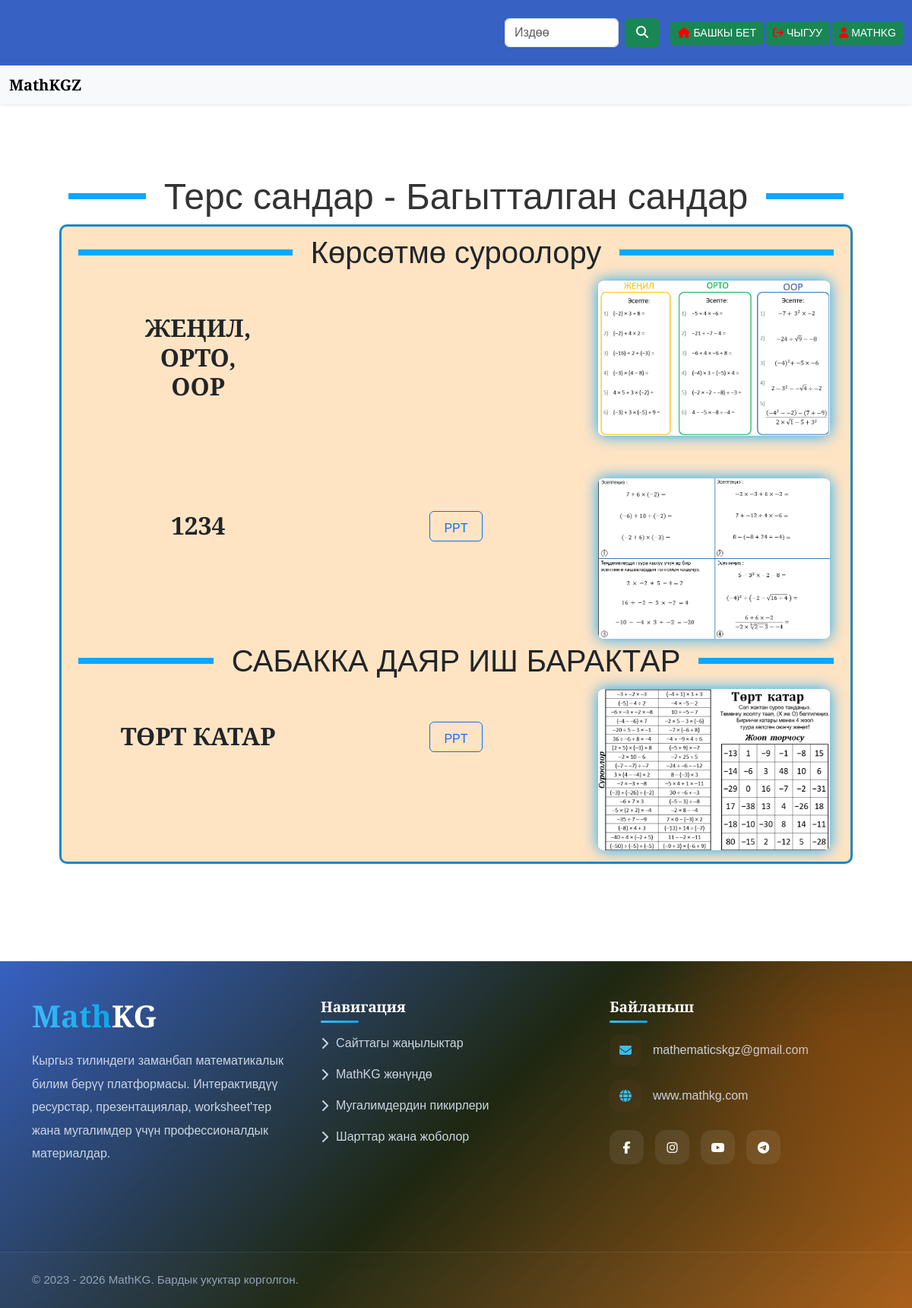
Page /directed_numbers/ (signed in) on the earlier database version.
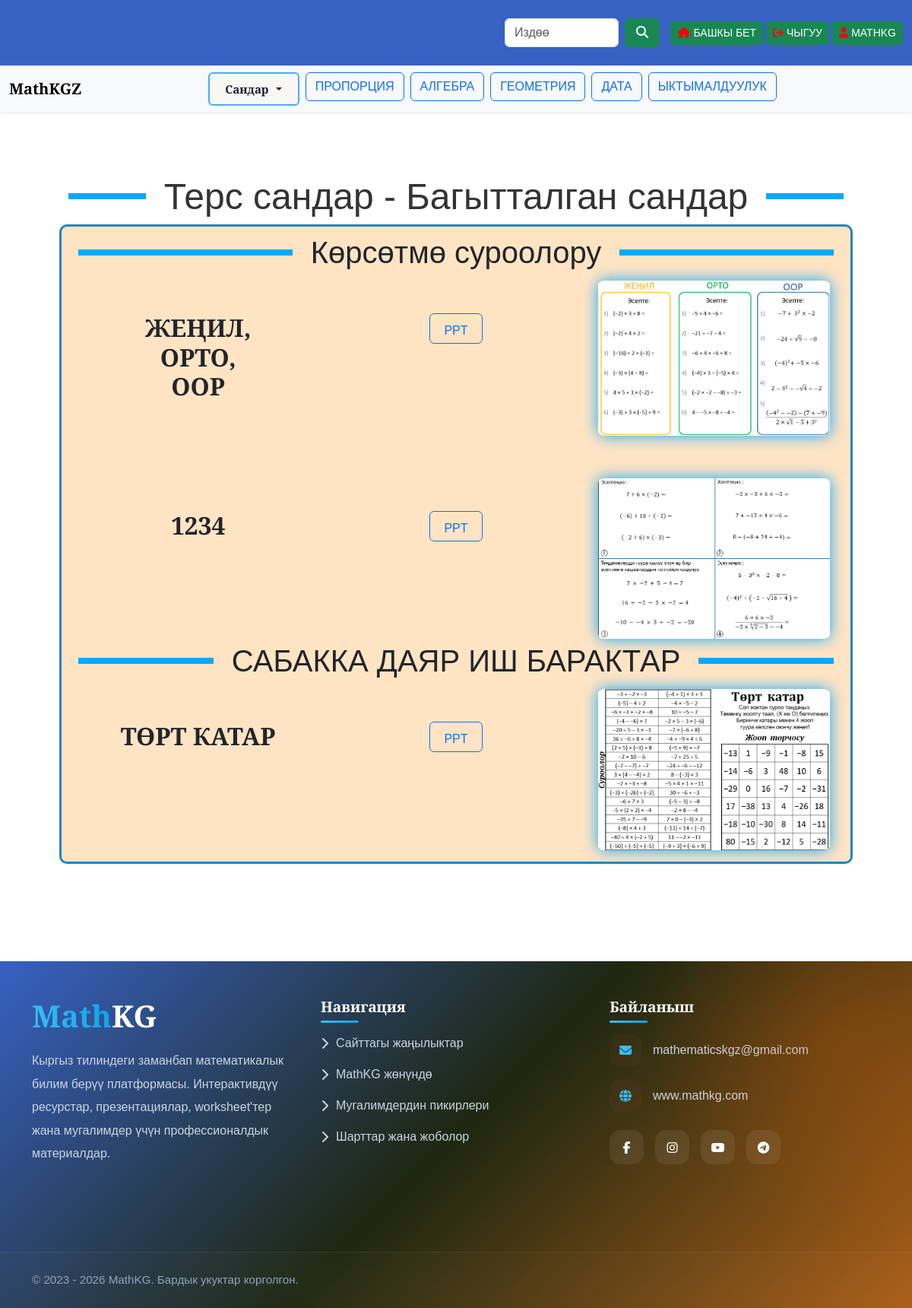
Same page on the later database version.
### apps/account/models.py (models this page shows, shortened)
class Account(AbstractBaseUser):
    email                   = models.EmailField(verbose_name="email", max_length=60, unique=True)
    username                = models.CharField(max_length=30, unique=True)
    date_joined             = models.DateTimeField(verbose_name='date joined', auto_now_add=True) #date joined
    last_login              = models.DateTimeField(verbose_name='last_login', auto_now=True)
    is_admin                = models.BooleanField(default=False)
    is_active               = models.BooleanField(default=False) #activation of user
    is_staff                = models.BooleanField(default=False)
    is_superuser            = models.BooleanField(default=False)
    subscription_end = models.DateField(null=True, blank=True)
    USERNAME_FIELD = 'email'
    REQUIRED_FIELDS = ['username',]  #'first_name' we can add a list
    objects = MyAccountManager()

### apps/resources/models.py (models this page shows, shortened)
class MenuItem(models.Model):
    title = models.CharField(max_length=200)
    parent = models.ForeignKey(
        'self',
        null=True,
        blank=True,
        on_delete=models.CASCADE,
        related_name='children'
    )
    url_name = models.CharField(
        max_length=200,
        blank=True,
        null=True
    )
    slug = models.SlugField(
    blank=True,
    null=True
    )
    order = models.PositiveIntegerField(default=0)
    class Meta:
        ordering = ['order']

### apps/resources/views/operations.py (the view)
# urls.py: path('directed_numbers/', directed_numbers_view, name='directed_numbers'),
def directed_numbers_view(request):
    return render(
        request,
        'resources/sandar/directed_numbers.html',
        {
            'res': get_active_resources(),
            'sections': DIRECTED_NUMBERS_SECTIONS,
        }
    )

### templates/resources/sandar/directed_numbers.html (shortened to what this page needs)
{% extends 'base/base.html' %}
{% load static %}
{% load custom_tags %}
{% block content %}
<div class="container d-flex flex-column justify-content-center align-items-center">
  <div class="position-relative p-5 text-center" style="margin-top: 10%;">
    <h1 style="font-size: 3rem; color: #333; text-align: center;">
      Терс сандар - Багытталган сандар
    </h1>
    <div class="row align-items-md-stretch custom_border" style="background-color: bisque;">
      <h1 >Көрсөтмө суроолору</h1>
      <div class="col-md-4">
        <div class="h-100 p-5  ">
          <h2 class="fw-bold text-uppercase">жеңил, орто,<br>оор</h2>
        </div>
      </div>
      <div class="col-md-4">
        <div class="h-100 p-5  ">
          {% if user.is_authenticated %}
          {% with r=res|get_item:'4-Amal-BagyttalganSandarMenenJenilOrtoOOR.pptx' %}
                {% if r %}
                    <a class="btn btn-outline-primary anchorNew"
                      href="{% url 'download_resource' pk=r.id %}">PPT</a>
                {% endif %}
            {% endwith %}
          {% else %}
            <h5>Файлды жүктөп алуу үчүн катталыңыз</h5>
            <a class="btn btn-primary anchorNew" href="{% url 'register' %}">PPT</a>
          {% endif %}
        </div>
      </div>
      <div class="col-md-4">
        <div class="h-100 rounded-1">
          <div class="d-flex flex-column zoom">
            {% with img=res|get_item:'4-amal-BagyttalganSandarJenilOrtoOor-Screenshot.png' %}
              <img class="img-fluid mx-auto mainshadow"
                   src="{% if img and img.image %}{{ img.image.url }}{% else %}{% static 'img/4-amal-BagyttalganSandarJenilOrtoOor-Screenshot.png' %}{% endif %}"
                   alt="Screenshot" style="border-radius:3%;">
            {% endwith %}
          </div>
        </div>
      </div>
      <div class="col-md-4">
        <div class="h-100 p-5  ">
          <h2 class="fw-bold">1234</h2>
        </div>
      </div>
      <div class="col-md-4">
        <div class="h-100 p-5  ">
          {% if user.is_authenticated %}
            {% with r=res|get_item:'4-Amal-BagyttalganSandarMenen1234.pptx' %}
              <a class="btn btn-outline-primary anchorNew" href="{% url 'download_resource' pk=r.id %}">PPT</a>
            {% endwith %}
          {% else %}
            <h5>Файлды жүктөп алуу үчүн катталыңыз</h5>
            <a class="btn btn-primary anchorNew" href="{% url 'register' %}">PPT</a>
          {% endif %}
        </div>
      </div>
      <div class="col-md-4">
        <div class="h-100 rounded-1">
          <div class="d-flex flex-column zoom">
            <img class="img-fluid mx-auto mainshadow"
                 src="{% static 'img/4-amal-BagyttalganSandar1234-Screenshot.png' %}"
                 alt="Screenshot" style="border-radius:3%;">
          </div>
        </div>
      </div>
      <h1 class="col-12 text-uppercase">Сабакка даяр иш барактар</h1>
      <div class="col-md-4">
        <div class="h-100 p-5   text-center">
          <h2 class="fw-bold text-uppercase">Төрт катар</h2>
        </div>
      </div>
      <div class="col-md-4">
        <div class="h-100 p-5  ">
          {% if user.is_authenticated %}
            {% with r=res|get_item:'4-Amal-BagyttalganSandarMenenKataryMNTort.pptx' %}<a class="btn btn-outline-primary anchorNew" href="{% url 'download_resource' pk=r.id %}">PPT</a>{% endwith %}<br>
          {% else %}
            <h5>Файлды жүктөп алуу үчүн катталыңыз</h5>
            <a class="btn btn-primary anchorNew" href="{% url 'register' %}">PPT</a>
          {% endif %}
        </div>
      </div>
      <div class="col-md-4">
        <div class="h-100 rounded-1">
          <div class="d-flex flex-column zoom">
            <img class="img-fluid mx-auto mainshadow"
                 src="{% static 'img/4-amal-BagyttalganSandatKatarMNTort-Screenshot.png' %}"
                 alt="Screenshot" style="border-radius:3%;">
          </div>
        </div>
      </div>
    </div>
  </div>
</div>
{% endblock content %}

### templates/base/base.html (shortened to what this page needs)
<!DOCTYPE html>
<html lang="ky">
<head>
    <link href="https://cdn.jsdelivr.net/npm/bootstrap@5.3.3/dist/css/bootstrap.min.css"
          rel="stylesheet"
>
    <link rel="stylesheet"
          href="https://cdnjs.cloudflare.com/ajax/libs/font-awesome/6.5.0/css/all.min.css"
>
    {% load static %}
    <link rel="stylesheet" href="{% static 'css/main.css' %}">
</head>
<body>
    {% include 'snippets/header.html' %}
    <div class="container-fluid" style="padding-top: 70px;">
        {% block content %}
        {% endblock content %}
    </div>
    {% include 'snippets/footer.html' %}
</body>
</html>

### templates/snippets/header.html (shortened to what this page needs)
{% load static %}
{% load menu_tags %}
<link rel="stylesheet" href="{% static 'css/header.css' %}">
<link rel="stylesheet" href="{% static 'css/menu.css' %}">
<link rel="stylesheet" href="{% static 'css/responsive.css' %}">
<div class="fixed-top shadow-sm">
  <nav class="navbar navbar-expand-lg py-4" aria-label="Top navbar"
       style="background: linear-gradient(135deg, #3761c2, #3761c2, #3761c2);">
    <div class="container-fluid">
      <div class="collapse navbar-collapse" id="navbarNav">
         <ul class="navbar-nav ms-auto align-items-center">
          <li class="nav-item" id="searchForm">
            <form class="d-flex my-1 my-lg-0">
              <input class="form-control me-2" type="search" placeholder="Издөө" style="width: 150px;" aria-label="Search">
              <button class="btn btn-success" type="submit"><i class="fa fa-fw fa-search"></i></button>
            </form>
          </li>
          <li class="nav-item d-flex flex-wrap gap-1 ms-lg-2">
            {% if request.user.is_authenticated %}
              <a class="btn btn-success btn-sm topMenu text-uppercase" href="{% url 'home' %}">
                <i class="fa fa-fw fa-home" style="color:red"></i> Башкы бет
              </a>
              <a class="btn btn-success btn-sm topMenu text-uppercase" href="{% url 'logout' %}">
                <i class="fa fa-sign-out" style="color:red"></i> Чыгуу
              </a>
              <a class="btn btn-success btn-sm topMenu text-uppercase" href="{% url 'account' %}">
                <i class="fa fa-user" style="color:red;"></i> {{ request.user.username }}
              </a>
            {% endif %}
          </li>
        </ul>
      </div>
    </div>
  </nav>
  <nav class="navbar navbar-expand-lg bg-light border-top">
    <div class="container-fluid">
      <a class="navbar-brand fw-bold" href="#">MathKGZ</a>
          <ul class="navbar-nav justify-content-center flex-grow-1 pe-3 d-flex flex-row flex-wrap gap-2">
            {% include "partials/menu_node.html" with nodes=menu_items parent=False only %}
          </ul>
        </div>
      </div>

### templates/partials/menu_node.html (shortened to what this page needs)
{% load static %}
{% for item in nodes %}
    {% if item.children.all %}
        <li class="{% if parent %}dropdown-submenu{% else %}nav-item dropdown{% endif %}">
            <a href="#"
               class="{% if parent %}dropdown-item{% else %}mymenu dropdown-toggle{% endif %}"
               {% if not parent %}data-bs-toggle="dropdown" aria-expanded="false"{% endif %}>
                <span>{{ item.title }}</span>
            </a>
        </li>
    {% else %}
        <li class="{% if parent %}dropdown-leaf{% else %}nav-item{% endif %}">
            <a href="{% if item.url_name %}{% url item.url_name %}{% else %}#{% endif %}"
               class="{% if parent %}dropdown-item{% else %}btn btn-outline-primary mymenuSize text-uppercase{% endif %}">
                {{ item.title }}
            </a>
        </li>
    {% endif %}
{% endfor %}

### templates/snippets/footer.html (shortened to what this page needs)
<link rel="stylesheet"
href="https://cdnjs.cloudflare.com/ajax/libs/font-awesome/6.5.2/css/all.min.css">
<footer class="modern-footer">
  <div class="footer-glow"></div>
  <div class="container py-5">
      <div class="row gy-5">
          <div class="col-lg-4">
              <div class="footer-logo">
                  <h2>
                      <span class="math">Math</span>KG
                  </h2>
                  <p class="footer-description">
                      Кыргыз тилиндеги заманбап математикалык
                      билим берүү платформасы.
                      Интерактивдүү ресурстар, презентациялар,
                      worksheet'тер жана мугалимдер үчүн
                      профессионалдык материалдар.
                  </p>
              </div>
          </div>
          <div class="col-lg-4 col-md-6">
              <h5 class="footer-heading">
                  Навигация
              </h5>
              <ul class="footer-links">
                  <li>
                      <a href="#">
                          <i class="fa-solid fa-chevron-right"></i>
                          Сайттагы жаңылыктар
                      </a>
                  </li>
                  <li>
                      <a href="#">
                          <i class="fa-solid fa-chevron-right"></i>
                          MathKG жөнүндө
                      </a>
                  </li>
                  <li>
                      <a href="#">
                          <i class="fa-solid fa-chevron-right"></i>
                          Мугалимдердин пикирлери
                      </a>
                  </li>
                  <li>
                      <a href="#">
                          <i class="fa-solid fa-chevron-right"></i>
                          Шарттар жана жоболор
                      </a>
                  </li>
              </ul>
          </div>
          <div class="col-lg-4 col-md-6">
              <h5 class="footer-heading">
                  Байланыш
              </h5>
              <div class="contact-box">
                  <div class="contact-item">
                      <i class="fa-solid fa-envelope"></i>
                      <span>
                          mathematicskgz@gmail.com
                      </span>
                  </div>
                  <div class="contact-item">
                      <i class="fa-solid fa-globe"></i>
                      <span>
                          www.mathkg.com
                      </span>
                  </div>
              </div>
              <div class="social-icons mt-4">
                  <a href="#">
                      <i class="fab fa-facebook-f"></i>
                  </a>
                  <a href="#">
                      <i class="fab fa-instagram"></i>
                  </a>
                  <a href="#">
                      <i class="fab fa-youtube"></i>
                  </a>
                  <a href="#">
                      <i class="fab fa-telegram"></i>
                  </a>
              </div>
          </div>
      </div>
  </div>
  <div class="footer-bottom">
      <div class="container">
          <div class="bottom-content" style="text-align: center;">
              <p>
                  © 2023 -
                  MathKG.
                  Бардык укуктар корголгон.
              </p>
          </div>
      </div>
  </div>
</footer>

Differences in the rows shown:
added MenuItem: title "Сандар"
added MenuItem: title "ПРОПОРЦИЯ"
added MenuItem: title "АЛГЕБРА"
added MenuItem: title "ГЕОМЕТРИЯ"
added MenuItem: title "ДАТА"
added MenuItem: title "ЫКТЫМАЛДУУЛУК"
Other differences:
text now shown: "PPT"
